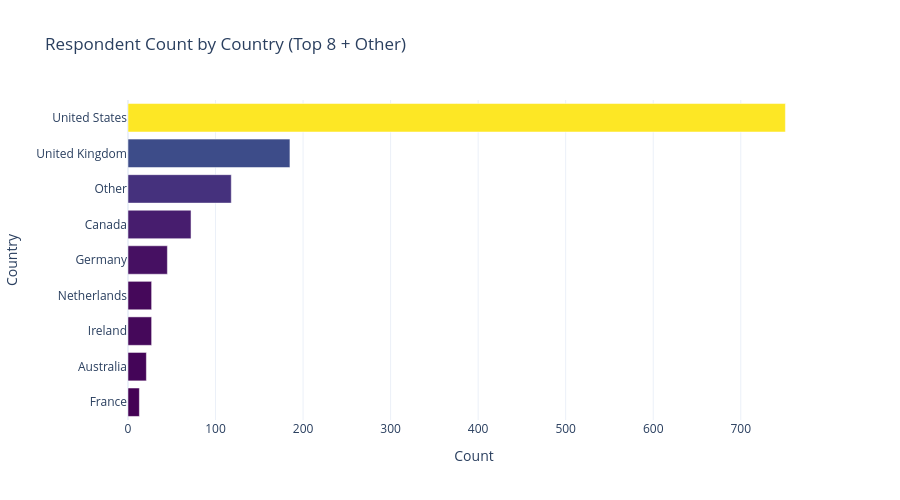

Notebook cell for this chart:
### Markdown cell above
#### 🌍 Chart - 6 - Top Respondent Countries

### Code cell
country_counts = df_clean['Country_grouped'].value_counts().reset_index()
country_counts.columns = ['Country', 'Count']
fig = px.bar(country_counts.sort_values('Count'), x='Count', y='Country', orientation='h',
             color='Count', color_continuous_scale='Viridis',
             title='Respondent Count by Country (Top 8 + Other)')
fig.update_layout(template='plotly_white', height=500, coloraxis_showscale=False)
fig.show()

### Figure 1 — Plotly figure (JSON) as saved in the notebook; plotly's stock layout.template omitted (floating-point values rounded to 4 significant figures)
{"data": [{"hovertemplate": "Count=%{marker.color}<br>Country=%{y}<extra></extra>", "legendgroup": "", "marker": {"color": [13, 21, 27, 27, 45, 72, 118, 185, 751], "coloraxis": "coloraxis", "pattern": {"shape": ""}}, "name": "", "orientation": "h", "showlegend": false, "textposition": "auto", "type": "bar", "x": [13, 21, 27, 27, 45, 72, 118, 185, 751], "xaxis": "x", "y": ["France", "Australia", "Ireland", "Netherlands", "Germany", "Canada", "Other", "United Kingdom", "United States"], "yaxis": "y"}], "layout": {"barmode": "relative", "coloraxis": {"colorbar": {"title": {"text": "Count"}}, "colorscale": [[0, "#440154"], [0.1111, "#482878"], [0.2222, "#3e4989"], [0.3333, "#31688e"], [0.4444, "#26828e"], [0.5556, "#1f9e89"], [0.6667, "#35b779"], [0.7778, "#6ece58"], [0.8889, "#b5de2b"], [1, "#fde725"]], "showscale": false}, "height": 500, "legend": {"tracegroupgap": 0}, "title": {"text": "Respondent Count by Country (Top 8 + Other)"}, "xaxis": {"anchor": "y", "domain": [0, 1], "title": {"text": "Count"}}, "yaxis": {"anchor": "x", "domain": [0, 1], "title": {"text": "Country"}}}}
